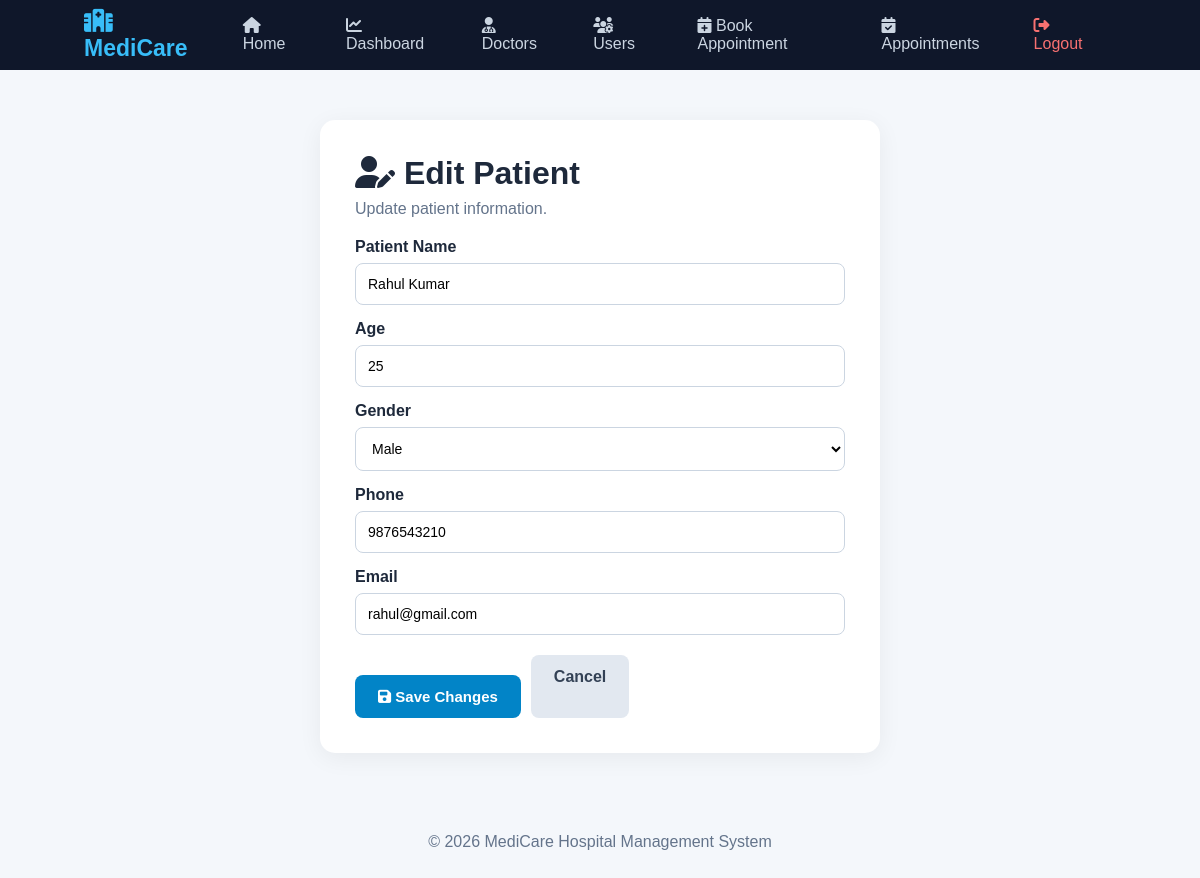
The app's page /patients/edit/1 (signed in) with its own data.
### tables this page shows
CREATE TABLE patients (
            id INTEGER PRIMARY KEY AUTOINCREMENT,
            name TEXT NOT NULL,
            age INTEGER NOT NULL,
            gender TEXT NOT NULL,
            phone TEXT NOT NULL,
            email TEXT NOT NULL
        );

### app.py (the view, shortened to what this page needs)
@app.route(
    "/patients/edit/<int:patient_id>",
    methods=["GET", "POST"]
)
@staff_required
def edit_patient(patient_id):
    db = get_db()
    patient = db.execute(
        """
        SELECT *
        FROM patients
        WHERE id = ?
        """,
        (patient_id,)
    ).fetchone()
    db.close()
    return render_template(
        "edit_patient.html",
        patient=patient
    )

### app.py (called while the page is built)
def get_db():
    db = sqlite3.connect(DATABASE)
    db.row_factory = sqlite3.Row
    return db

def staff_required(f):
    @wraps(f)
    def decorated_function(*args, **kwargs):
        if "username" not in session:
            return redirect(url_for("login"))
        if session.get("role") not in ["admin", "doctor"]:
            flash(
                "You do not have permission to access this page.",
                "error"
            )
            return redirect(url_for("dashboard"))
        return f(*args, **kwargs)
    return decorated_function

### templates/edit_patient.html (shortened to what this page needs)
{% extends "base.html" %}
{% block content %}
<div class="form-page">
    <div class="form-card large">
        <h1>
            <i class="fa-solid fa-user-pen"></i>
            Edit Patient
        </h1>
        <p>Update patient information.</p>
        <form method="POST">
            <label>Patient Name</label>
            <input
                type="text"
                name="name"
                value="{{ patient.name }}"
                required
            >
            <label>Age</label>
            <input
                type="number"
                name="age"
                value="{{ patient.age }}"
                required
            >
            <label>Gender</label>
            <select name="gender" required>
                <option value="Male"
                    {% if patient.gender == "Male" %}selected{% endif %}>
                    Male
                </option>
            </select>
            <label>Phone</label>
            <input
                type="text"
                name="phone"
                value="{{ patient.phone }}"
                required
            >
            <label>Email</label>
            <input
                type="email"
                name="email"
                value="{{ patient.email }}"
                required
            >
            <div class="form-buttons">
                <button type="submit" class="btn">
                    <i class="fa-solid fa-save"></i>
                    Save Changes
                </button>
                <a
                    href="{{ url_for('patients') }}"
                    class="cancel-btn"
                >
                    Cancel
                </a>
            </div>
        </form>
    </div>
</div>
{% endblock %}

### static/style.css (style rules this page uses)
* { margin: 0; padding: 0; box-sizing: border-box; }
body { font-family: Arial, Helvetica, sans-serif; background: #f4f7fb; color: #1e293b; }
.btn { display: inline-block; background: #0284c7; color: white; border: none; text-decoration: none; padding: 13px 23px; border-radius: 8px; font-size: 15px; font-weight: bold; cursor: pointer; transition: 0.3s; }
.form-card, .table-card { background: white; border-radius: 15px; padding: 25px; box-shadow: 0 5px 25px rgba(0,0,0,0.06); }
.form-card label, .form-group label { display: block; font-weight: bold; margin-bottom: 7px; margin-top: 15px; }
input, select, textarea { width: 100%; padding: 12px; border: 1px solid #cbd5e1; border-radius: 8px; outline: none; font-size: 14px; background: white; }
.form-card .btn { margin-top: 20px; }
.form-page { max-width: 600px; margin: 50px auto; padding: 0 20px; }
.form-card.large { padding: 35px; }
.form-card.large h1 { margin-bottom: 8px; }
.form-card.large > p { color: #64748b; margin-bottom: 20px; }
.form-buttons { display: flex; gap: 10px; margin-top: 20px; }
.cancel-btn { background: #e2e8f0; color: #334155; padding: 13px 23px; border-radius: 8px; text-decoration: none; font-weight: bold; }

### records on screen
patients: name "Rahul Kumar", age "25", gender "Male", phone "9876543210", email "rahul@gmail.com"
